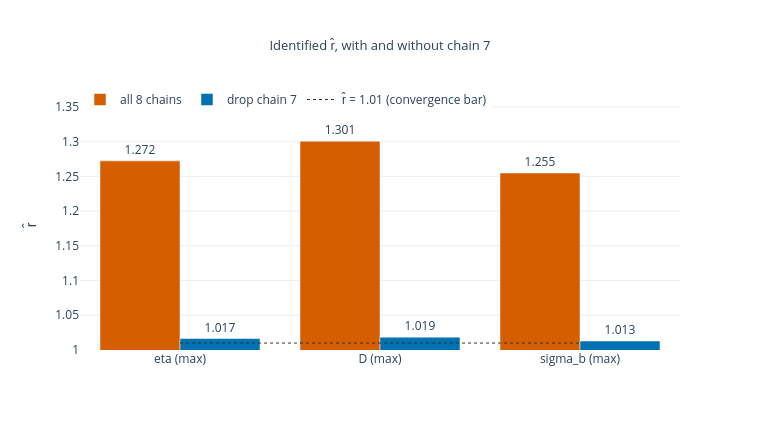

Notebook source saved alongside this figure:
### Markdown cell above
### 6 · Dropping chain 7 restores convergence.
Identified r̂ falls from **1.272 / 1.301 / 1.255** to **1.017 / 1.019 / 1.013** for eta / D / sigma_b.

### Code cell
r_all = mirt_identified_rhat(az.InferenceData(posterior=post), data)
r_drop = mirt_identified_rhat(az.InferenceData(posterior=post.isel(chain=HEALTHY)), data)
keys = ["eta_max_rhat", "D_max_rhat", "sigma_b_max_rhat"]
lab = ["eta (max)", "D (max)", "sigma_b (max)"]

fig = go.Figure()
for tag, r, colr in [("all 8 chains", r_all, C["verm"]), ("drop chain 7", r_drop, C["blue"])]:
    v = [r[k] for k in keys]
    fig.add_trace(go.Bar(x=lab, y=v, name=tag, marker_color=colr,
                         text=[f"{x:.3f}" for x in v], textposition="outside"))
fig.add_trace(go.Scatter(x=lab, y=[1.01] * 3, mode="lines", name="r̂ = 1.01 (convergence bar)",
                         line=dict(color=C["dark"], width=1, dash="dot")))
fig.update_layout(title="Identified r̂, with and without chain 7",
                  yaxis_title="r̂", yaxis_range=[1.0, 1.36], height=430, width=760,
                  legend=dict(orientation="h", y=1.06))
show(fig, "p6_rhat_drop7")

### Figure 1 — Plotly figure (JSON) as saved in the notebook; plotly's stock layout.template omitted (floating-point values rounded to 4 significant figures)
{"data": [{"marker": {"color": "#D55E00"}, "name": "all 8 chains", "text": ["1.272", "1.301", "1.255"], "textposition": "outside", "type": "bar", "x": ["eta (max)", "D (max)", "sigma_b (max)"], "y": [1.272, 1.301, 1.255]}, {"marker": {"color": "#0072B2"}, "name": "drop chain 7", "text": ["1.017", "1.019", "1.013"], "textposition": "outside", "type": "bar", "x": ["eta (max)", "D (max)", "sigma_b (max)"], "y": [1.017, 1.019, 1.013]}, {"line": {"color": "#333333", "dash": "dot", "width": 1}, "mode": "lines", "name": "r̂ = 1.01 (convergence bar)", "type": "scatter", "x": ["eta (max)", "D (max)", "sigma_b (max)"], "y": [1.01, 1.01, 1.01]}], "layout": {"height": 430, "legend": {"orientation": "h", "y": 1.06}, "title": {"font": {"size": 13}, "text": "Identified r̂, with and without chain 7", "x": 0.5}, "width": 760, "yaxis": {"range": [1.0, 1.36], "title": {"text": "r̂"}}}}
